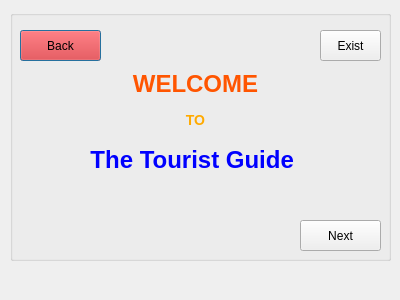
<?xml version="1.0" encoding="UTF-8"?>
<ui version="4.0">
 <class>bGuide</class>
 <widget class="QDialog" name="bGuide">
  <property name="geometry">
   <rect>
    <x>0</x>
    <y>0</y>
    <width>400</width>
    <height>300</height>
   </rect>
  </property>
  <property name="windowTitle">
   <string>Dialog</string>
  </property>
  <widget class="QGroupBox" name="groupBox">
   <property name="geometry">
    <rect>
     <x>10</x>
     <y>10</y>
     <width>381</width>
     <height>251</height>
    </rect>
   </property>
   <property name="title">
    <string/>
   </property>
   <widget class="QPushButton" name="pushButton_back">
    <property name="geometry">
     <rect>
      <x>10</x>
      <y>20</y>
      <width>81</width>
      <height>31</height>
     </rect>
    </property>
    <property name="styleSheet">
     <string notr="true">background-color: rgb(255, 0, 0);</string>
    </property>
    <property name="text">
     <string>Back</string>
    </property>
   </widget>
   <widget class="QLabel" name="label">
    <property name="geometry">
     <rect>
      <x>40</x>
      <y>60</y>
      <width>291</width>
      <height>131</height>
     </rect>
    </property>
    <property name="text">
     <string>&lt;html&gt;&lt;head/&gt;&lt;body&gt;&lt;h1 align=&quot;center&quot; style=&quot; margin-top:18px; margin-bottom:12px; margin-left:0px; margin-right:0px; -qt-block-indent:0; text-indent:0px;&quot;&gt;&lt;span style=&quot; font-size:20pt; font-weight:600; color:#ff5500;&quot;&gt;WELCOME&lt;/span&gt;&lt;/h1&gt;&lt;h3 align=&quot;center&quot; style=&quot; margin-top:14px; margin-bottom:12px; margin-left:0px; margin-right:0px; -qt-block-indent:0; text-indent:0px;&quot;&gt;&lt;span style=&quot; font-size:large; font-weight:600; color:#ffaa00;&quot;&gt;TO&lt;/span&gt;&lt;/h3&gt;&lt;h1 align=&quot;center&quot; style=&quot; margin-top:18px; margin-bottom:12px; margin-left:0px; margin-right:0px; -qt-block-indent:0; text-indent:0px;&quot;&gt;&lt;span style=&quot; font-size:xx-large; font-weight:600; color:#0000ff;&quot;&gt;The Tourist Guide &lt;/span&gt;&lt;/h1&gt;&lt;p align=&quot;center&quot;&gt;&lt;br/&gt;&lt;/p&gt;&lt;/body&gt;&lt;/html&gt;</string>
    </property>
   </widget>
   <widget class="QPushButton" name="pushButton_next">
    <property name="geometry">
     <rect>
      <x>290</x>
      <y>210</y>
      <width>81</width>
      <height>31</height>
     </rect>
    </property>
    <property name="text">
     <string>Next</string>
    </property>
   </widget>
   <widget class="QPushButton" name="pushButton">
    <property name="geometry">
     <rect>
      <x>310</x>
      <y>20</y>
      <width>61</width>
      <height>31</height>
     </rect>
    </property>
    <property name="text">
     <string>Exist</string>
    </property>
   </widget>
  </widget>
 </widget>
 <resources/>
 <connections>
  <connection>
   <sender>pushButton</sender>
   <signal>clicked()</signal>
   <receiver>bGuide</receiver>
   <slot>close()</slot>
   <hints>
    <hint type="sourcelabel">
     <x>56</x>
     <y>40</y>
    </hint>
    <hint type="destinationlabel">
     <x>6</x>
     <y>65</y>
    </hint>
   </hints>
  </connection>
 </connections>
</ui>
